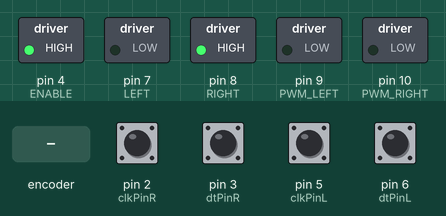
Simulated run of this sketch. Board: Arduino Uno, built with avr-gcc and run on an emulated ATmega328P. Parts: switched loads named in the sketch (green lamp = pin HIGH). Dashed ring = blinking. The test bench sets the inputs (shaded band); at power-on: pin 2 (clkPinR), pin 3 (dtPinR), pin 5 (clkPinL), pin 6 (dtPinL) HIGH.

Above: at 1.2 s.
1.3 s: rotary encoder on pin 2 (clkPinR) / pin 3 (dtPinR) turned 1 step (first pin leading)
At 2.2 s:
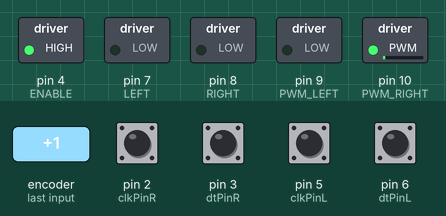
4.5 s: pin 5 (clkPinL) pulled LOW for 1 s
At 5.3 s:
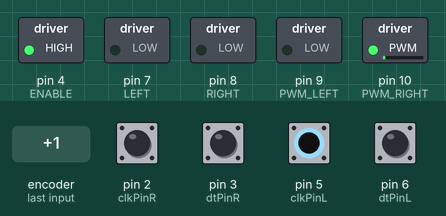
7.5 s: pin 6 (dtPinL) pulled LOW for 0.15 s
At 7.58 s:
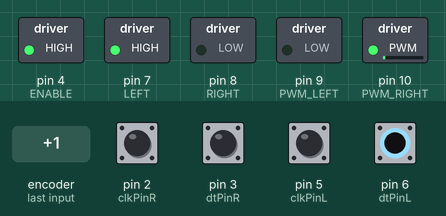
10.5 s: rotary encoder on pin 2 (clkPinR) / pin 3 (dtPinR) turned 2 steps (second pin leading)
At 12.8 s:
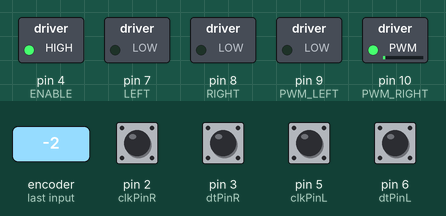
13.5 s: pin 6 (dtPinL) pulled LOW for 1 s
At 17.3 s:
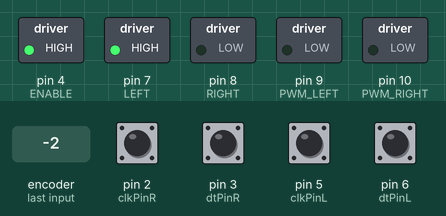
17.5 s: pin 5 (clkPinL) pulled LOW for 0.15 s
At 19.6 s:
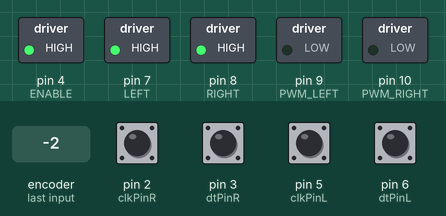
Timing chart, 0 to 21.6 s (numbered marks = the images above; inputs shaded):
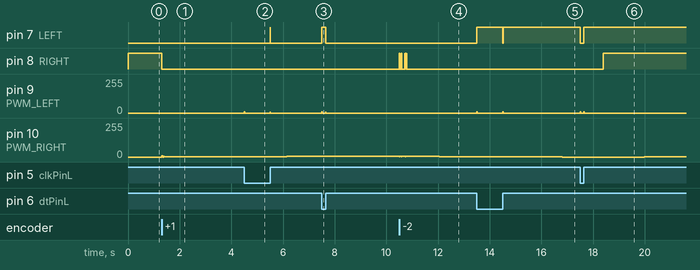

The sketch:

MiniProject.ino
```cpp
/*
Names: Cameron MacMillan, Wren Heinly, Vlad Kazakin, Ben Rozic
Group: 12

Code to recieve 2 bits of input from the Pi and using position PI controllers and to
rotate the wheels by 180 or 0 degrees depending on the value of these bits. This builds
on the velocity controller code from assignment 2 and the encoder code from assignment 1.
This code requires the EnableInterrupt library for addition interrupt pins and the wire
library for communicating with the Pi.
*/

#include <EnableInterrupt.h>
#include <Wire.h>
#define MY_ADDR 8

volatile uint8_t cmdA = 0; // From PI
volatile uint8_t cmdB = 0; // From Pi
volatile bool newCmd = true;

const int ENABLE = 4;
const int RIGHT = 8;
const int LEFT = 7;
const int PWM_RIGHT = 10;
const int PWM_LEFT = 9;

const int clkPinR = 2; // Right motor encoder clk
const int dtPinR = 3; // Right motor encoder dt

const int clkPinL = 5; // Left motor encoder clk
const int dtPinL = 6; // Left motor encoder dt

// Set ISR variables
volatile long posR = 0; // Right raw encoder counts
volatile long posL = 0; // Left raw encoder counts
volatile int lastAR, lastBR, lastAL, lastBL; // Previous encoder variables for Isr

// Constants used for controls and calculations
const float batteryV = 7.6;
const float KpVEL = 1.4;
const float KiVEL = 2;
const float KpPOS = 1.2;
const float KiPOS = 0;

// Timing variables
const unsigned long Ts_ms = 10;
const float Ts = Ts_ms / 1000.0;
const float run_time = 3.0;
unsigned long start_time_ms, last_time_ms;

// Past positions
float prevPosRadR = 0;
float prevPosRadL = 0;

// Integral values
float posIntegralR = 0;
float posIntegralL = 0;
float velIntegralR = 0;
float velIntegralL = 0;

//Encoder ISR that is used to detect and count direction of motor encoder when turned.
void encoderIsrR() { // Encoder interrupt code right
  int thisAR = digitalRead(clkPinR);
  int thisBR = digitalRead(dtPinR);
  if (lastAR != thisAR || lastBR != thisBR) {
    if ((lastAR == 0 && lastBR == 0) && (thisAR == 0 && thisBR == 1)) ++posR;
    if ((lastAR == 0 && lastBR == 0) && (thisAR == 1 && thisBR == 0)) --posR;
    if ((lastAR == 0 && lastBR == 1) && (thisAR == 0 && thisBR == 0)) --posR;
    if ((lastAR == 0 && lastBR == 1) && (thisAR == 1 && thisBR == 1)) ++posR;
    if ((lastAR == 1 && lastBR == 0) && (thisAR == 0 && thisBR == 0)) ++posR;
    if ((lastAR == 1 && lastBR == 0) && (thisAR == 1 && thisBR == 1)) --posR;
    if ((lastAR == 1 && lastBR == 1) && (thisAR == 0 && thisBR == 1)) --posR;
    if ((lastAR == 1 && lastBR == 1) && (thisAR == 1 && thisBR == 0)) ++posR;
  }
  lastAR = thisAR;
  lastBR = thisBR;
}

//Encoder interrupt code left
void encoderIsrL() {
  int thisAL = digitalRead(clkPinL);
  int thisBL = digitalRead(dtPinL);
  if (lastAL != thisAL || lastBL != thisBL) {
    if ((lastAL == 0 && lastBL == 0) && (thisAL == 0 && thisBL == 1)) ++posL;
    if ((lastAL == 0 && lastBL == 0) && (thisAL == 1 && thisBL == 0)) --posL;
    if ((lastAL == 0 && lastBL == 1) && (thisAL == 0 && thisBL == 0)) --posL;
    if ((lastAL == 0 && lastBL == 1) && (thisAL == 1 && thisBL == 1)) ++posL;
    if ((lastAL == 1 && lastBL == 0) && (thisAL == 0 && thisBL == 0)) ++posL;
    if ((lastAL == 1 && lastBL == 0) && (thisAL == 1 && thisBL == 1)) --posL;
    if ((lastAL == 1 && lastBL == 1) && (thisAL == 0 && thisBL == 1)) --posL;
    if ((lastAL == 1 && lastBL == 1) && (thisAL == 1 && thisBL == 0)) ++posL;
  }
  lastAL = thisAL;
  lastBL = thisBL;
}

// Function to drive and control the motor based on target velocity
void velDrive(int pwmPin, int dirPin, float velTarget, float vel, float &velIntegral) {

  float velError = velTarget - vel;
  velIntegral += velError * Ts;
  float voltage = KpVEL * velError + KiVEL * velIntegral;

  // Make sure voltage is within range and drives motor
  voltage = constrain(voltage, -batteryV, batteryV);

  // Set direction if driving right
  if (voltage >= 0 && dirPin == RIGHT) {
    digitalWrite(RIGHT, HIGH);
  } else if (dirPin == RIGHT) {
    digitalWrite(RIGHT, LOW);
  }
  // Set direction if driving left opposite because the left
  // is mirrored
  if (voltage >= 0 && dirPin == LEFT) {
    digitalWrite(LEFT, LOW);
  } else if (dirPin == LEFT) {
    digitalWrite(LEFT, HIGH);
  }

  int pwmLevel = (int)(255.0 * fabs(voltage) / batteryV);
  analogWrite(pwmPin, pwmLevel);
}

// Function to drive and control the motor based on target position
void posDrive(int pwmPin, int dirPin, float posTarget, float pos, float vel, float &posIntegral, float &velIntegral) {
  float posError = posTarget - pos;
  posIntegral += posError * Ts;
  float velTarget = KpPOS * posError + KiPOS * posIntegral;

  velDrive(pwmPin, dirPin, velTarget, vel, velIntegral);
}

// I2C receive handler. Runs in interrupt context, so no Serial printing here.
// Reads every byte that arrived and uses the LAST TWO as the commands, so it
// works whether or not the Pi sends a leading register/offset byte.
void receive(int numBytes) {
  uint8_t prev = 0, last = 0;
  int count = 0;
  while (Wire.available()) {
    prev = last;
    last = Wire.read();
    count++;
  }
  if (count >= 2) {
    cmdA = prev;
    cmdB = last;
    newCmd = true;
  }
}

void setup() {
  Wire.begin(MY_ADDR);
  Wire.onReceive(receive);

  // Delay so there is time to run commands to start reading printed info
  // delay(3000);
  Serial.begin(115200);

  // Enable pins
  pinMode(ENABLE, OUTPUT);
  pinMode(RIGHT, OUTPUT);
  pinMode(LEFT, OUTPUT);
  pinMode(PWM_RIGHT, OUTPUT);
  pinMode(PWM_LEFT, OUTPUT);
  digitalWrite(ENABLE, HIGH);

  pinMode(clkPinR, INPUT_PULLUP);
  pinMode(dtPinR, INPUT_PULLUP);
  pinMode(clkPinL, INPUT_PULLUP);
  pinMode(dtPinL, INPUT_PULLUP);

  // Set encoder starting states
  lastAR = digitalRead(clkPinR);
  lastBR = digitalRead(dtPinR);
  lastAL = digitalRead(clkPinL);
  lastBL = digitalRead(dtPinL);

  // Set interupts
  enableInterrupt(clkPinR, encoderIsrR, CHANGE);
  enableInterrupt(dtPinR, encoderIsrR, CHANGE);
  enableInterrupt(clkPinL, encoderIsrL, CHANGE);
  enableInterrupt(dtPinL, encoderIsrL, CHANGE);

  // Inialize start and last time to same value
  start_time_ms = last_time_ms = millis();
}

void loop() {
  // Find the time in seconds since last loop
  float t = (last_time_ms - start_time_ms) / 1000.0;

  // Turns counts into rad values and estimates velocity.
  float posRadR = -2 * PI * posR / 3200.0;
  float velR = (posRadR - prevPosRadR) / Ts;
  prevPosRadR = posRadR;


  // Turns counts into rad values and estimates velocity.
  float posRadL = 2 * PI * posL / 3200.0;
  float velL = (posRadL - prevPosRadL) / Ts;
  prevPosRadL = posRadL;

  //float velTargetR = 1;
  //float velTargetL = 1;
  //velDrive(PWM_RIGHT, RIGHT, velTargetR, velR, velIntegralR);
  //velDrive(PWM_LEFT, LEFT, velTargetL, velL, velIntegralL);
  float posTargetR;
  float posTargetL;

  // Sets the target rotations in radians based on the bits recieved
  if (cmdA) {
    posTargetR = PI;
  } else {
    posTargetR = 0;
  }
  if (cmdB) {
    posTargetL = PI;
  } else {
    posTargetL = 0;
  }

  // Call the position controllers for each wheel
  posDrive(PWM_RIGHT, RIGHT, posTargetR, posRadR, velR, posIntegralR, velIntegralR);
  posDrive(PWM_LEFT, LEFT, posTargetL, posRadL, velL, posIntegralL, velIntegralL);

  // Print statements for debugging
  /*
  if (newCmd) {
    newCmd = false;
    Serial.print("CMD: ");
    Serial.print(cmdA);
    Serial.print(", ");
    Serial.println(cmdB);
  }
  */

  // Prints statements for debugging
  /*
  Serial.print(t);
  Serial.print(", ");
  Serial.print(posRadR);
  Serial.print(", ");
  Serial.println(posRadL);
  */

  // Waits set time to delay next loop cycle
  if (millis() > last_time_ms + Ts_ms) {
    Serial.println("WARNING: Ts too fast to handle");
  }
  while (millis() < last_time_ms + Ts_ms) {}
  last_time_ms = millis();
}
```

Measured:
- after the input at 1.3 s, pin 8 (RIGHT): HIGH → LOW at once
- after the input at 4.5 s, pin 7 (LEFT): LOW → HIGH after 1.0 s, → LOW 0.01 s later; pin 9 (PWM_LEFT): alternates 9/255 for 0.01 s and 0/255 for 0.98 s, 4 changes in all, then stays 0/255, starting at once
- after the input at 7.5 s, pin 7 (LEFT): LOW → HIGH at once, → LOW 0.15 s later; pin 9 (PWM_LEFT): alternates 9/255 for 0.01 s and 0/255 for 0.14 s, 4 changes in all, then stays 0/255, starting at once
- after the input at 10.5 s, pin 8 (RIGHT): goes 3 × (HIGH 0.01 s, LOW 0.02 s), HIGH 0.01 s, LOW 0.11 s, 3 × (HIGH 0.01 s, LOW 0.02 s), HIGH 0.01 s, then LOW, starting at once
- after the input at 13.5 s, pin 7 (LEFT): LOW → HIGH at once, → LOW 1.0 s later, → HIGH 0.01 s later; pin 9 (PWM_LEFT): alternates 9/255 for 0.01 s and 0/255 for 0.99 s, 4 changes in all, then stays 0/255, starting at once
- after the input at 17.5 s, pin 7 (LEFT): HIGH → LOW at once, → HIGH 0.14 s later; pin 9 (PWM_LEFT): alternates 9/255 for 0.01 s and 0/255 for 0.13 s, 4 changes in all, then stays 0/255, starting at once
